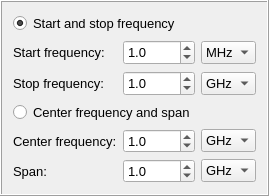
          <widget class="QFrame" name="frequencyFrame">
           <property name="minimumSize">
            <size>
             <width>0</width>
             <height>165</height>
            </size>
           </property>
           <property name="font">
            <font>
             <pointsize>12</pointsize>
            </font>
           </property>
           <property name="frameShape">
            <enum>QFrame::Box</enum>
           </property>
           <property name="frameShadow">
            <enum>QFrame::Raised</enum>
           </property>
           <layout class="QGridLayout" name="gridLayout_4">
            <item row="8" column="0">
             <widget class="QLabel" name="label">
              <property name="font">
               <font>
                <pointsize>10</pointsize>
               </font>
              </property>
              <property name="text">
               <string>Center frequency:</string>
              </property>
             </widget>
            </item>
            <item row="8" column="1">
             <widget class="QDoubleSpinBox" name="center_freq_spinbox">
              <property name="font">
               <font>
                <pointsize>10</pointsize>
               </font>
              </property>
              <property name="decimals">
               <number>1</number>
              </property>
              <property name="value">
               <double>1.000000000000000</double>
              </property>
             </widget>
            </item>
            <item row="8" column="2">
             <widget class="QComboBox" name="frequency_dropdown_center">
              <property name="font">
               <font>
                <pointsize>10</pointsize>
               </font>
              </property>
              <item>
               <property name="text">
                <string>GHz</string>
               </property>
              </item>
              <item>
               <property name="text">
                <string>MHz</string>
               </property>
              </item>
              <item>
               <property name="text">
                <string>kHz</string>
               </property>
              </item>
              <item>
               <property name="text">
                <string>Hz</string>
               </property>
              </item>
             </widget>
            </item>
            <item row="5" column="0">
             <widget class="QLabel" name="label_5">
              <property name="font">
               <font>
                <pointsize>10</pointsize>
               </font>
              </property>
              <property name="text">
               <string>Start frequency:</string>
              </property>
             </widget>
            </item>
            <item row="9" column="2">
             <widget class="QComboBox" name="frequency_dropdown_span">
              <property name="font">
               <font>
                <pointsize>10</pointsize>
               </font>
              </property>
              <item>
               <property name="text">
                <string>GHz</string>
               </property>
              </item>
              <item>
               <property name="text">
                <string>MHz</string>
               </property>
              </item>
              <item>
               <property name="text">
                <string>kHz</string>
               </property>
              </item>
              <item>
               <property name="text">
                <string>Hz</string>
               </property>
              </item>
             </widget>
            </item>
            <item row="7" column="0" colspan="2">
             <widget class="QRadioButton" name="center_span_radiobutton">
              <property name="font">
               <font>
                <pointsize>10</pointsize>
               </font>
              </property>
              <property name="toolTipDuration">
               <number>0</number>
              </property>
              <property name="text">
               <string>Center frequency and span</string>
              </property>
              <property name="checked">
               <bool>false</bool>
              </property>
             </widget>
            </item>
            <item row="5" column="2">
             <widget class="QComboBox" name="start_freq_dropdown">
              <property name="font">
               <font>
                <pointsize>10</pointsize>
               </font>
              </property>
              <property name="currentIndex">
               <number>1</number>
              </property>
              <item>
               <property name="text">
                <string>GHz</string>
               </property>
              </item>
              <item>
               <property name="text">
                <string>MHz</string>
               </property>
              </item>
              <item>
               <property name="text">
                <string>kHz</string>
               </property>
              </item>
              <item>
               <property name="text">
                <string>Hz</string>
               </property>
              </item>
             </widget>
            </item>
            <item row="4" column="0" colspan="3">
             <widget class="QRadioButton" name="start_stop_radiobutton">
              <property name="font">
               <font>
                <pointsize>10</pointsize>
               </font>
              </property>
              <property name="text">
               <string>Start and stop frequency</string>
              </property>
              <property name="checked">
               <bool>true</bool>
              </property>
             </widget>
            </item>
            <item row="5" column="1">
             <widget class="QDoubleSpinBox" name="start_freq_spinbox">
              <property name="sizePolicy">
               <sizepolicy hsizetype="Ignored" vsizetype="Fixed">
                <horstretch>0</horstretch>
                <verstretch>0</verstretch>
               </sizepolicy>
              </property>
              <property name="minimumSize">
               <size>
                <width>0</width>
                <height>25</height>
               </size>
              </property>
              <property name="font">
               <font>
                <pointsize>10</pointsize>
               </font>
              </property>
              <property name="decimals">
               <number>1</number>
              </property>
              <property name="maximum">
               <double>999.899999999999977</double>
              </property>
              <property name="value">
               <double>1.000000000000000</double>
              </property>
             </widget>
            </item>
            <item row="9" column="1">
             <widget class="QDoubleSpinBox" name="spanfreq_spinbox">
              <property name="font">
               <font>
                <pointsize>10</pointsize>
               </font>
              </property>
              <property name="decimals">
               <number>1</number>
              </property>
              <property name="value">
               <double>1.000000000000000</double>
              </property>
             </widget>
            </item>
            <item row="9" column="0">
             <widget class="QLabel" name="label_2">
              <property name="font">
               <font>
                <pointsize>10</pointsize>
               </font>
              </property>
              <property name="text">
               <string>Span:</string>
              </property>
             </widget>
            </item>
            <item row="6" column="2">
             <widget class="QComboBox" name="stop_freq_dropdown">
              <property name="sizePolicy">
               <sizepolicy hsizetype="Fixed" vsizetype="Fixed">
                <horstretch>0</horstretch>
                <verstretch>0</verstretch>
               </sizepolicy>
              </property>
              <property name="font">
               <font>
                <pointsize>10</pointsize>
               </font>
              </property>
              <item>
               <property name="text">
                <string>GHz</string>
               </property>
              </item>
              <item>
               <property name="text">
                <string>MHz</string>
               </property>
              </item>
              <item>
               <property name="text">
                <string>kHz</string>
               </property>
              </item>
              <item>
               <property name="text">
                <string>Hz</string>
               </property>
              </item>
             </widget>
            </item>
            <item row="6" column="0">
             <widget class="QLabel" name="label_6">
              <property name="font">
               <font>
                <pointsize>10</pointsize>
               </font>
              </property>
              <property name="text">
               <string>Stop frequency:</string>
              </property>
             </widget>
            </item>
            <item row="6" column="1">
             <widget class="QDoubleSpinBox" name="stop_freq_spinbox">
              <property name="minimumSize">
               <size>
                <width>0</width>
                <height>25</height>
               </size>
              </property>
              <property name="font">
               <font>
                <pointsize>10</pointsize>
               </font>
              </property>
              <property name="decimals">
               <number>1</number>
              </property>
              <property name="minimum">
               <double>0.100000000000000</double>
              </property>
              <property name="maximum">
               <double>999.899999999999977</double>
              </property>
              <property name="value">
               <double>1.000000000000000</double>
              </property>
             </widget>
            </item>
           </layout>
          </widget>
